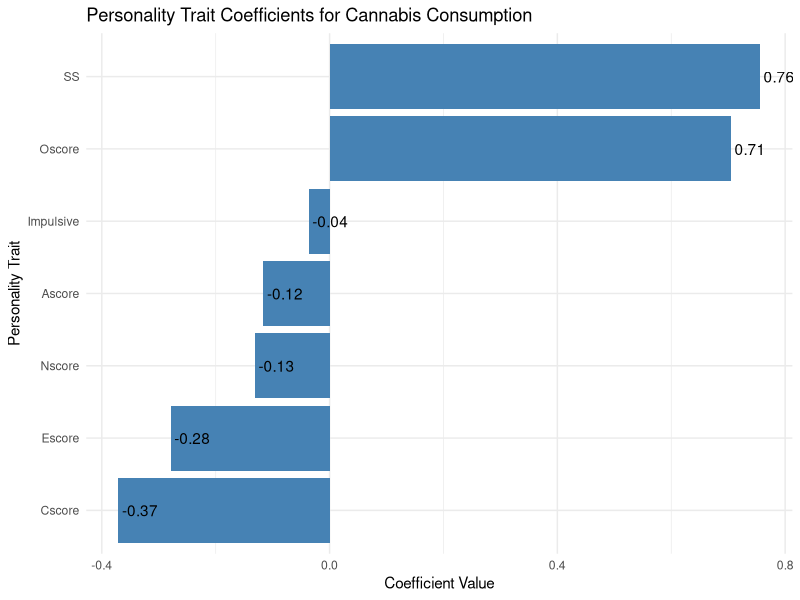
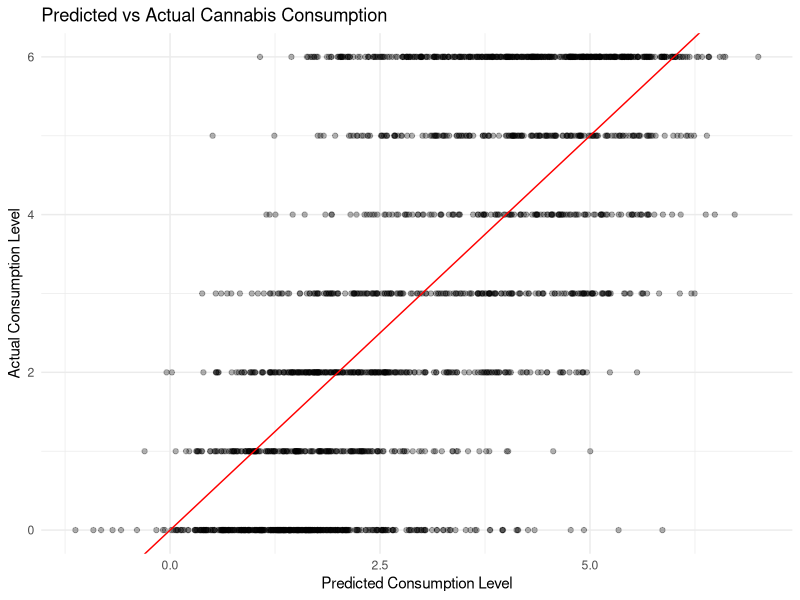
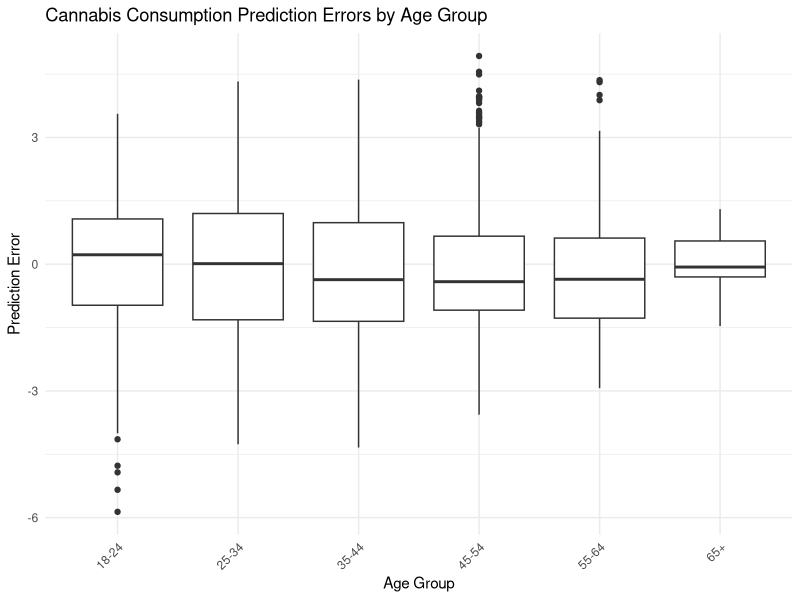
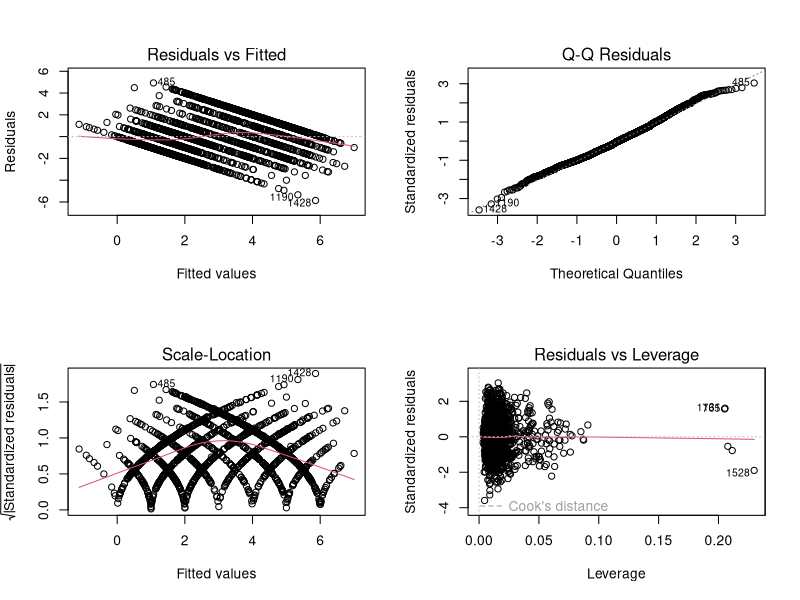

Write R code to recreate these figures, in order.
###############################################################################
# Drug Consumption Data Linear Models
###############################################################################

# Load required libraries
library(dplyr)
library(ggplot2)
library(caret)
library(corrplot)

# Read the cleaned dataset
drug_data <- read.csv("Data/cleaned.csv", stringsAsFactors = FALSE)

###############################################################################
# Data preparation
###############################################################################

# Define drug columns
drug_columns <- c(
  "Alcohol", "Amphet", "Amyl", "Benzos", "Caff", "Cannabis", 
  "Choc", "Coke", "Crack", "Ecstasy", "Heroin", "Ketamine", 
  "Legalh", "LSD", "Meth", "Mushrooms", "Nicotine", "Semer", "VSA"
)

# Define personality traits columns
trait_columns <- c("Nscore", "Escore", "Oscore", "Ascore", "Cscore", "Impulsive", "SS")

# Convert drug consumption levels to numeric values for modeling
consumption_levels <- c(
  "Never Used" = 0,
  "Used over a Decade Ago" = 1,
  "Used in Last Decade" = 2, 
  "Used in Last Year" = 3,
  "Used in Last Month" = 4,
  "Used in Last Week" = 5,
  "Used in Last Day" = 6
)

# Create a new dataframe with numeric values for drug consumption
drug_data_numeric <- drug_data
for (col in drug_columns) {
  drug_data_numeric[[col]] <- sapply(drug_data[[col]], function(x) consumption_levels[x])
}

# Convert categorical variables to factors
drug_data_numeric$Age <- factor(drug_data_numeric$Age, 
                                levels = c("18-24", "25-34", "35-44", "45-54", "55-64", "65+"))
drug_data_numeric$Gender <- factor(drug_data_numeric$Gender)
drug_data_numeric$Education <- factor(drug_data_numeric$Education)
drug_data_numeric$Country <- factor(drug_data_numeric$Country)
drug_data_numeric$Ethnicity <- factor(drug_data_numeric$Ethnicity)


###############################################################################
# Linear Models for Cannabis Consumption
###############################################################################

# Create a linear model for Cannabis consumption based on personality traits
cannabis_trait_model <- lm(Cannabis ~ Nscore + Escore + Oscore + Ascore + Cscore + Impulsive + SS, 
                           data = drug_data_numeric)

# Display model summary
print("Linear model for Cannabis based on personality traits:")
summary(cannabis_trait_model)

# Create a more comprehensive model including demographics
cannabis_full_model <- lm(Cannabis ~ Nscore + Escore + Oscore + Ascore + Cscore + Impulsive + SS +
                            Age + Gender + Education + Country, 
                          data = drug_data_numeric)

# Display full model summary
print("Linear model for Cannabis including demographics:")
summary(cannabis_full_model)

# Compare models with ANOVA
print("Comparing models:")
anova(cannabis_trait_model, cannabis_full_model)

###############################################################################
# Linear Models for Multiple Drugs
###############################################################################

# Function to build and summarize a linear model for each drug
build_drug_models <- function(drug_col) {
  # Formula with personality traits only
  trait_formula <- as.formula(paste(drug_col, "~ Nscore + Escore + Oscore + Ascore + Cscore + Impulsive + SS"))
  
  # Build model
  model <- lm(trait_formula, data = drug_data_numeric)
  
  # Extract R-squared and significant predictors
  r_squared <- summary(model)$r.squared
  adj_r_squared <- summary(model)$adj.r.squared
  
  # Get coefficients and p-values
  coefs <- summary(model)$coefficients
  sig_predictors <- rownames(coefs)[coefs[,4] < 0.05 & rownames(coefs) != "(Intercept)"]
  
  # Format significant predictors with their coefficients
  if(length(sig_predictors) > 0) {
    sig_pred_text <- paste(sig_predictors, " (", round(coefs[sig_predictors, 1], 3), ")", sep="", collapse=", ")
  } else {
    sig_pred_text <- "None"
  }
  
  return(data.frame(
    Drug = drug_col,
    R_squared = round(r_squared, 3),
    Adj_R_squared = round(adj_r_squared, 3),
    Significant_Predictors = sig_pred_text,
    stringsAsFactors = FALSE
  ))
}

# Build models for all drugs
all_drug_models <- do.call(rbind, lapply(drug_columns, build_drug_models))

# Sort by R-squared for better interpretation
all_drug_models <- all_drug_models[order(-all_drug_models$R_squared),]

# Display results
print("Summary of linear models for all drugs based on personality traits:")
print(all_drug_models)

###############################################################################
# Most influenced by personality traits - Detailed model
###############################################################################

# Find the drug most influenced by personality traits (highest R-squared)
top_drug <- all_drug_models$Drug[1]
print(paste("The drug consumption most influenced by personality traits is:", top_drug))

# Build a detailed model for the top drug
top_drug_formula <- as.formula(paste(top_drug, "~ Nscore + Escore + Oscore + Ascore + Cscore + Impulsive + SS"))
top_drug_model <- lm(top_drug_formula, data = drug_data_numeric)

# Display detailed model summary
print(paste("Detailed model for", top_drug, "consumption:"))
summary(top_drug_model)

# Visualize coefficients
coef_data <- data.frame(
  Trait = names(coef(top_drug_model))[-1],  # exclude intercept
  Coefficient = coef(top_drug_model)[-1]
)

ggplot(coef_data, aes(x = reorder(Trait, Coefficient), y = Coefficient)) +
  geom_bar(stat = "identity", fill = "steelblue") +
  geom_text(aes(label = round(Coefficient, 2)), vjust = 0.5, hjust = -0.1) +
  labs(title = paste("Personality Trait Coefficients for", top_drug, "Consumption"),
       x = "Personality Trait", y = "Coefficient Value") +
  coord_flip() +
  theme_minimal()

###############################################################################
# Demographics-only model for comparison
###############################################################################

# Create a demographics-only model for Cannabis
cannabis_demo_model <- lm(Cannabis ~ Age + Gender + Education + Country + Ethnicity, 
                          data = drug_data_numeric)

# Display model summary
print("Linear model for Cannabis based on demographics only:")
summary(cannabis_demo_model)

# Compare trait-only, demographics-only, and full models
print("Comparing different model specifications:")
print(anova(cannabis_trait_model, cannabis_demo_model, cannabis_full_model))

###############################################################################
# Predicted vs Actual Values Analysis
###############################################################################

# Add predictions to the data
drug_data_numeric$predicted_cannabis <- predict(cannabis_full_model)

# Calculate prediction error
drug_data_numeric$cannabis_error <- drug_data_numeric$Cannabis - drug_data_numeric$predicted_cannabis

# Plot predicted vs actual values
ggplot(drug_data_numeric, aes(x = predicted_cannabis, y = Cannabis)) +
  geom_point(alpha = 0.3) +
  geom_abline(slope = 1, intercept = 0, color = "red") +
  labs(title = "Predicted vs Actual Cannabis Consumption",
       x = "Predicted Consumption Level", y = "Actual Consumption Level") +
  theme_minimal()

# Plot prediction errors by age group
ggplot(drug_data_numeric, aes(x = Age, y = cannabis_error)) +
  geom_boxplot() +
  labs(title = "Cannabis Consumption Prediction Errors by Age Group",
       x = "Age Group", y = "Prediction Error") +
  theme_minimal() +
  theme(axis.text.x = element_text(angle = 45, hjust = 1))

###############################################################################
# Model Diagnostics
###############################################################################

# Diagnostic plots for the full Cannabis model
par(mfrow = c(2, 2))
plot(cannabis_full_model)

# Reset plotting parameter
par(mfrow = c(1, 1))

###############################################################################
# Cross-validation for model accuracy
###############################################################################

# Set up cross-validation
set.seed(123)
train_control <- trainControl(method = "cv", number = 10)

# Train model with cross-validation
cv_model <- train(Cannabis ~ Nscore + Escore + Oscore + Ascore + Cscore + Impulsive + SS +
                    Age + Gender + Education + Country,
                  data = drug_data_numeric,
                  method = "lm",
                  trControl = train_control)

# Display cross-validation results
print("Cross-validation results for Cannabis model:")
print(cv_model)
print(cv_model$results)

###############################################################################
# Conclusion and summary statistics
###############################################################################

# Summary of R-squared values for all drug models
mean_r_squared <- mean(all_drug_models$R_squared)
median_r_squared <- median(all_drug_models$R_squared)

print(paste("Mean R-squared across all drug models:", round(mean_r_squared, 3)))
print(paste("Median R-squared across all drug models:", round(median_r_squared, 3)))

# Count occurrences of each trait as significant predictor
trait_counts <- sapply(trait_columns, function(trait) {
  sum(grepl(trait, all_drug_models$Significant_Predictors))
})

print("Number of drug models where each trait is a significant predictor:")
print(trait_counts)
